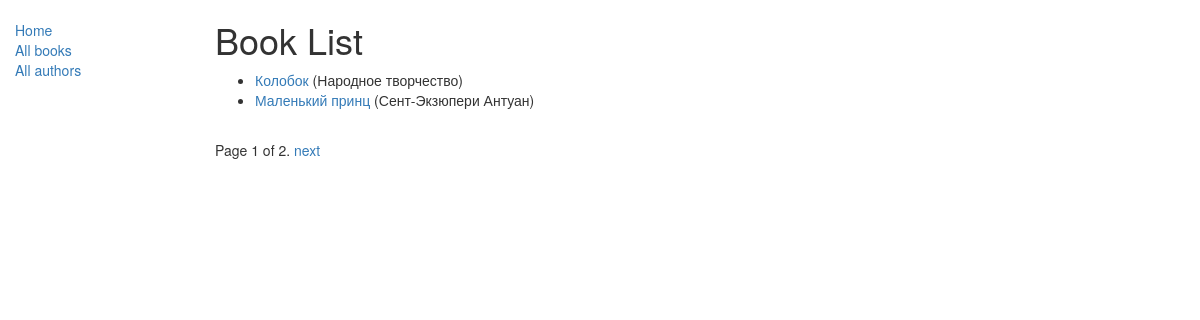
/catalog/books/, run on the app's committed database.
### catalog/models.py (models this page shows, shortened)
class Book(models.Model):
    title = models.CharField(max_length=200)
    author = models.ForeignKey('Author', on_delete=models.SET_NULL, null=True)
    summary = models.TextField(max_length=1000, help_text='Описание книги')
    isbn = models.CharField('ISBN', max_length=13, help_text='13 Символов')
    genre = models.ManyToManyField(Genre, help_text='Выбирите жанры книги')
    language = models.ForeignKey('Language', on_delete=models.SET_NULL, null=True)
    def display_genre(self):
        return ', '.join([ genre.name for genre in self.genre.all()[:3]])
    display_genre.short_description = 'Genre'

class Author(models.Model):
    first_name = models.CharField(max_length=200)
    last_name = models.CharField(max_length=200)
    date_of_birth = models.DateField(null=True, blank=True)
    date_of_death = models.DateField('Died', null=True, blank=True)
    def __str__(self):
        return '%s %s' % (self.last_name, self.first_name)

### catalog/views.py (the view)
# urls.py: path('books/', views.BookListView.as_view(), name='books'),
class BookListView(generic.ListView):
    model = Book
    paginate_by = 2

### templates/catalog/book_list.html
{% extends "base.html" %}
{% block content %}
    <h1>Book List</h1>
    {% if book_list %}
    <ul>
      {% for book in book_list %}
      <li>
        <a href="{% url 'book_detail' book.pk %}">{{ book.title }}</a> ({{book.author}})
      </li>
      {% endfor %}
    </ul>
    {% else %}
      <p>There are no books in the library.</p>
    {% endif %}
{% endblock %}

### data on the page
Book: title "Колобок", author "Народное творчество"
Book: title "Маленький принц", author "Сент-Экзюпери Антуан"

### other printed values
{{ page_obj.number }} "1"
{{ page_obj.paginator.num_pages }} "2"
